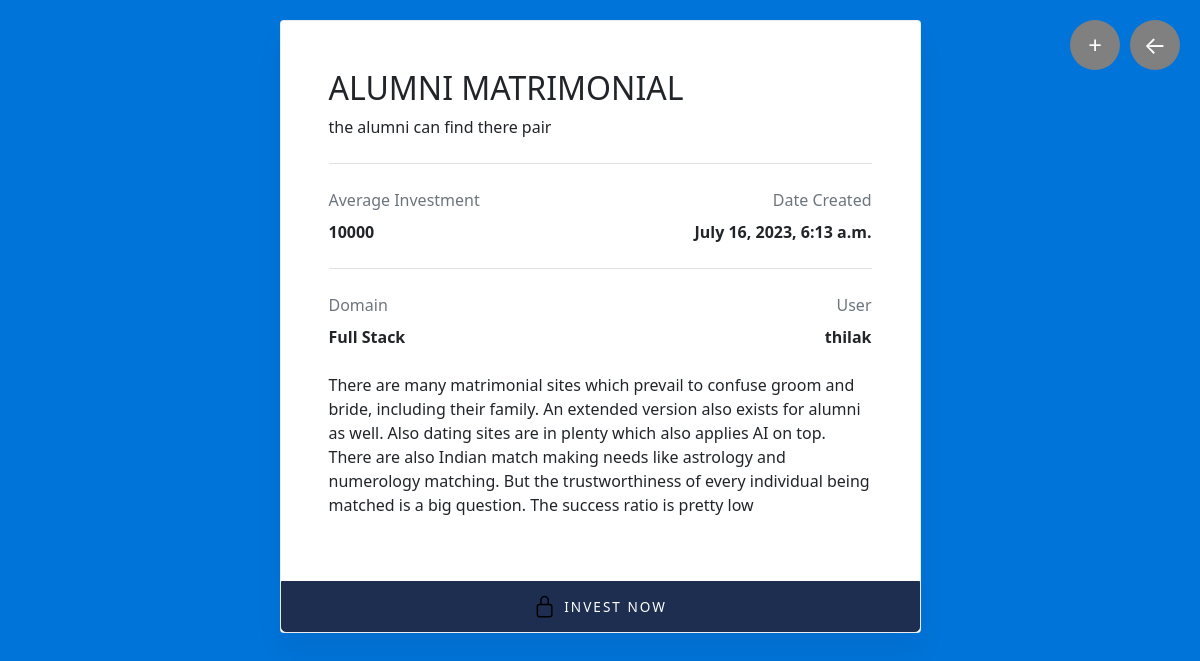
Screenshot of /fullpost/ALUMNI MATRIMONIAL/ with the database file from the repository.
### home/models.py (models this page shows)
class PostInfo(models.Model):
    user = models.ForeignKey(User, on_delete=models.CASCADE, null=True)
    title = models.CharField(max_length=200, null=True)
    description=models.CharField(max_length=200, null=True)
    explain=models.CharField(max_length=500, null=True)
    image=models.ImageField(upload_to='media/images/', null=True)
    investment_file=models.FileField(upload_to='media/files/', null=True)
    time_stamp=models.DateTimeField(auto_now_add=True, null=True)
    average_investment=models.IntegerField(null=True)
    domain=models.CharField(max_length=200, null=True)

### home/views.py (the view)
# urls.py: path('fullpost/<str:title>/',views.FullPost,name='fullpost'),
def FullPost(request, title):
    data = get_object_or_404(PostInfo, title=title)
    return render(request, 'home/full.html', {'data': data})

### home/templates/home/full.html (shortened to what this page needs)
<!DOCTYPE html>
<html lang="en">
<head>
<link href="https://cdn.jsdelivr.net/npm/bootstrap@5.2.0/dist/css/bootstrap.min.css" rel="stylesheet">
</head>
<body>
<div class="container mt-6 mb-7">
<div class="row justify-content-center">
<div class="col-lg-12 col-xl-7">
<div class="card">
<div class="card-body p-5">
<h2>
    {{ data.title  }}
</h2>
<p class="fs-sm">
{{ data.description}}
</p>
<div class="border-top border-gray-200 pt-4 mt-4">
<div class="row">
<div class="col-md-6">
<div class="text-muted mb-2">Average Investment</div>
<strong>{{ data.average_investment }}</strong>
</div>
<div class="col-md-6 text-md-end">
<div class="text-muted mb-2">Date Created</div>
<strong>{{ data.time_stamp }}</strong>
</div>
</div>
</div>
<div class="border-top border-gray-200 mt-4 py-4">
<div class="row">
<div class="col-md-6">
<div class="text-muted mb-2">Domain</div>
<strong>
    {{ data.domain }}
</strong>
</div>
<div class="col-md-6 text-md-end">
<div class="text-muted mb-2">User</div>
<strong>
{{ data.user }}
</strong>
</div>
</div>
</div>
<p> {{ data.explain }} </p>
</div>
<a href="{% url 'invest_now' user=data.user %}" class="btn btn-dark btn-lg card-footer-btn justify-content-center text-uppercase-bold-sm hover-lift-light">
<span class="svg-icon text-white me-2">
</span>
Invest Now
</a>
</div>
</div>
</div>
</div>
<a href="/home" class="back-button">&#8592;</a>
<a href="/user" class="plus-button">+</a>
</body>
</html>

### home/templates/home/full.html (style rules this page uses)
body { margin-top:20px; background:#0074D9; }
.card-footer-btn { display: flex; align-items: center; border-top-left-radius: 0!important; border-top-right-radius: 0!important; }
.text-uppercase-bold-sm { text-transform: uppercase!important; font-weight: 500!important; letter-spacing: 2px!important; font-size: .85rem!important; }
.hover-lift-light { transition: box-shadow .25s ease,transform .25s ease,color .25s ease,background-color .15s ease-in; }
.justify-content-center { justify-content: center!important; }
.btn-group-lg>.btn, .btn-lg { padding: 0.8rem 1.85rem; font-size: 1.1rem; border-radius: 0.3rem; }
.btn-dark { color: #fff; background-color: #1e2e50; border-color: #1e2e50; }
.card { position: relative; display: flex; flex-direction: column; min-width: 0; word-wrap: break-word; background-color: #fff; background-clip: border-box; border: 1px solid rgba(30,46,80,.09); border-radius: 0.25rem; box-shadow: 0 20px 27px 0 rgb(0 0 0 / 5%); }
.p-5 { padding: 3rem!important; }
.card-body { flex: 1 1 auto; padding: 1.5rem 1.5rem; }
.icon-circle[class*=text-] [fill]:not([fill=none]), .icon-circle[class*=text-] svg:not([fill=none]), .svg-icon[class*=text-] [fill]:not([fill=none]), .svg-icon[class*=text-] svg:not([fill=none]) { fill: currentColor!important; }
.svg-icon>svg { width: 1.45rem; height: 1.45rem; }
.back-button { position: fixed; top: 20px; right: 20px; width: 50px; height: 50px; background-color: gray; color: #fff; border-radius: 50%; display: flex; justify-content: center; align-items: center; font-size: 24px; text-decoration: none; z-index: 9999; }
.plus-button { position: fixed; top: 20px; right: 80px; width: 50px; height: 50px; background-color: gray; color: #fff; border-radius: 50%; display: flex; justify-content: center; align-items: center; font-size: 24px; text-decoration: none; z-index: 9999; }

### rows the page displays
PostInfo: title "ALUMNI MATRIMONIAL", description "the alumni can find there pair", average_investment "10000", time_stamp "July 16, 2023, 6:13 a.m.", domain "Full Stack", user "thilak", explain "There are many matrimonial sites which prevail to confuse groom and bride, including their family. An extended version also exists for alumni as well. Also dating sites are in plenty which also applies AI on top. There are also Indian match making needs like astrology and numerology matching. But the trustworthiness of every individual being matched is a big question. The success ratio is pretty low"
